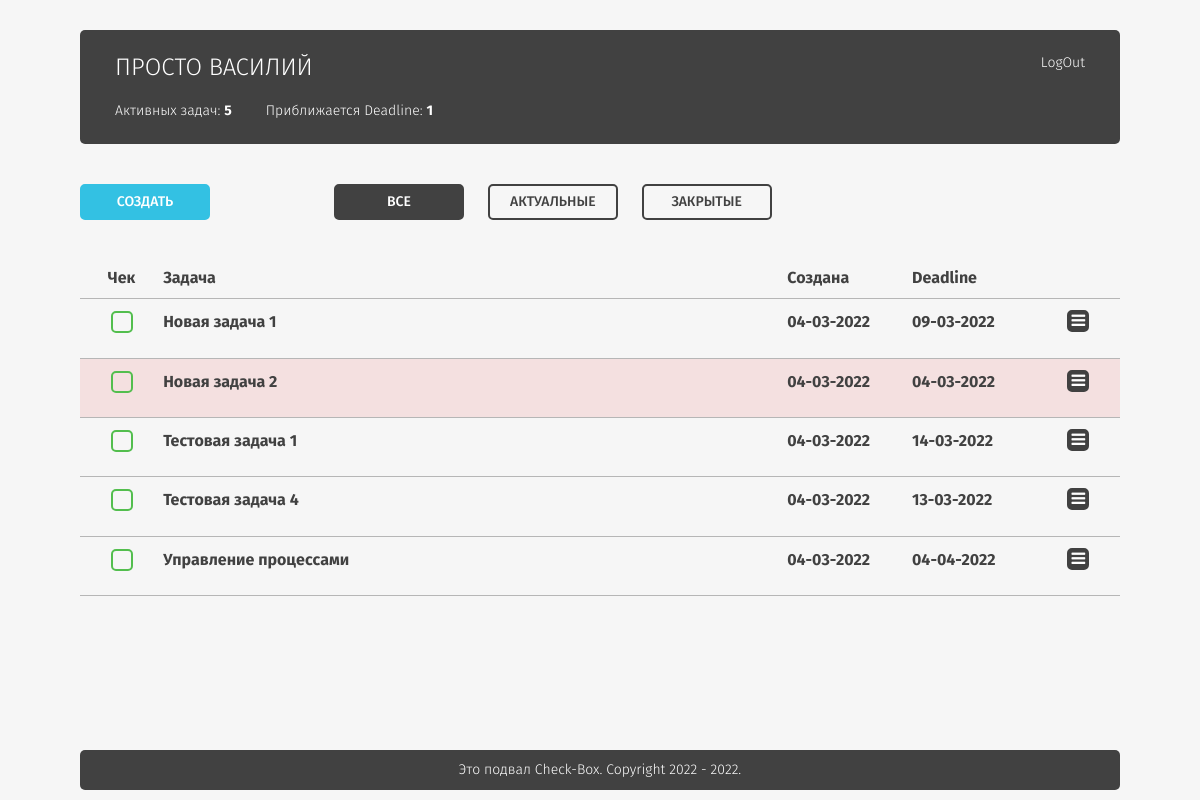
The page /index.php (signed in) on the database its author committed.
### tables this page shows
CREATE TABLE `tasks` (
  `id` int(11) NOT NULL,
  `uid` int(11) NOT NULL,
  `title` mediumtext NOT NULL,
  `description` longtext,
  `daytime` int(11) NOT NULL,
  `deadline` int(11) NOT NULL,
  `checked` tinyint(1) NOT NULL DEFAULT '0',
  `deleted` tinyint(1) NOT NULL DEFAULT '0'
);

### inc/lib.inc.php (called while the page is built, shortened)
<?php
function clearInt($data)
{
    return (int)(trim($data));
}
function settingsInit()
{
    if (!isset($_COOKIE['settings'])) {
        $settings = [
            'id' => uniqid(),
            'filterUsers' => 'all',
            'orderByUsers' => 'daytime',
            'filterTasks' => 'all',
            'orderByTasks' => 'daytime',
        ];
        saveSettings();
    } else {
        $settings = unserialize(base64_decode($_COOKIE['settings']));
    }
}
function selectAllTasks($currentUser, $filter = 'all', $orderByTasks = 'daytime')
{
    $str = "ORDER BY $orderByTasks";
    switch ($filter) {
        case 'all':
            $sql = "SELECT id, title, description, daytime, deadline, checked, deleted FROM tasks WHERE uid = $currentUser AND deleted != 1 $str ASC";
            break;
    }
    if (!$result = mysqli_query($GLOBALS['link'], $sql))
        return false;
    $items = mysqli_fetch_all($result, MYSQLI_ASSOC);
    return $items;
}
function tasksCount($uid)
{
    $sql = "SELECT COUNT(*) FROM tasks WHERE uid = $uid AND checked != 1 AND deleted != 1";
    if (!$result = mysqli_query($GLOBALS['link'], $sql))
        return '0';
    $count = mysqli_fetch_row($result);
    return $count[0];
}
function deadlineCount($uid)
{
    $currentTime = time();
    $sql = "SELECT COUNT(*) FROM tasks WHERE uid = $uid AND ((deadline - $currentTime) < 172800) AND checked != 1 AND deleted != 1";
    if (!$result = mysqli_query($GLOBALS['link'], $sql))
        return '0';
    $count = mysqli_fetch_row($result);
    return $count[0];
}

### inc/checktable.inc.php (the view, shortened to what this page needs)
<div class="checktable">
    <ul class="checktable__table">
        <li class="checktable__head">
            <div class="checktable__check">Чек</div>
            <div class="checktable__task"><a class="checktable__headtitle" href="inc/orderByTasks.inc.php?orderByTasks=title&ref=<?= $_SERVER['REQUEST_URI'] ?>">Задача</a></div>
            <div class="checktable__create"><a class="checktable__headtitle" href="inc/orderByTasks.inc.php?orderByTasks=daytime&ref=<?= $_SERVER['REQUEST_URI'] ?>">Создана</a></div>
            <div class="checktable__deadline"><a class="checktable__headtitle" href="inc/orderByTasks.inc.php?orderByTasks=deadline&ref=<?= $_SERVER['REQUEST_URI'] ?>">Deadline</a></div>
        </li>
        <?php
        foreach ($allTasks as $item) {
            if ($item['checked'] == true) $CheckedRow = "checktable__row-checked";
            elseif ((($item['deadline'] - time()) < 172800) && $item['checked'] != true) $CheckedRow = "checktable__row-red";
            else $CheckedRow = '';
        ?>
            <li class="checktable__row <?= $CheckedRow ?>">
                <div class="checktable__check">
                    <a href="<?= $_SERVER['REQUEST_URI'] ?>?popuptask=checktask&id=<?= $item['id'] ?>&check=<?= $item['checked'] ?>&ref=<?= $_SERVER['REQUEST_URI'] ?>" class="checkbutton">
                        <i class="fa fa-check" aria-hidden="true"></i>
                    </a>
                </div>
                <div class="checktable__task">
                    <a href="#" class="checktable__link"><?= $item['title'] ?>
                    </a>
                </div>
                <div class="checktable__create"><?= date('d-m-Y', $item['daytime']) ?></div>
                <div class="checktable__deadline"><?= date('d-m-Y', $item['deadline']) ?></div>
                <div class="checktable__func">
                    <div class="hamburger">
                        <a href="#" class="hamburger__link">
                            <i class="fa fa-bars" aria-hidden="true"></i>
                        </a>
                    </div>
                </div>
            </li>
        <?php
        }
        ?>
    </ul>
</div>

### index.php (shortened to what this page needs)
<?php
require "inc/lib.inc.php";
require "inc/config.inc.php";
$currentUser = clearInt($_SESSION['user']);
$allTasks = selectAllTasks($currentUser, $settings['filterTasks'], $settings['orderByTasks']);
?>
<!DOCTYPE html>
<html lang="ru-RU">
<head>
    <link rel="stylesheet" href="css/main.css">
</head>
<body>
    <div class="wrapper">
        <div class="maincontent">
            <?php include "inc/header.inc.php" ?>
            <main class="page-content">
                <div class="container">
                    <?php include "inc/functions.inc.php" ?>
                    <?php include "inc/checktable.inc.php" ?>
                </div>
            </main>
        </div>
    </div>
    <?php include "inc/footer.inc.php" ?>
</body>
</html>

### inc/header.inc.php
<header class="header">
    <div class="container">
        <div class="header__block">
            <div class="header__left">
                <div class="user">
                    <?= $_SESSION['currentuser'] ?>
                </div>
                <ul class="items-count">
                    <li class="items-count__item">
                        Активных задач: <a href="#" class="items-count__num"><?= tasksCount($_SESSION['user']) ?></a>
                    </li>
                    <li class="items-count__item">
                        Приближается Deadline: <a href="#" class="items-count__num"><?= deadlineCount($_SESSION['user']) ?></a>
                    </li>
                </ul>
            </div>
            <div class="header__right"><a href="<?= $_SERVER['REQUEST_URI'] ?>?logout" class="logout">LogOut</a></div>
        </div>
    </div>
</header>

### inc/functions.inc.php (shortened to what this page needs)
<div class="functions">
    <div class="functions__create">
        <a href="<?= $_SERVER['REQUEST_URI'] ?>?popuptask=create&ref=<?= $_SERVER['REQUEST_URI'] ?>" class="functions__button functions__button-blue">Создать</a>
    </div>
    <div class="functions__filter">
        <a href="inc/filterTasks.inc.php?filterTasks=all&ref=<?= $_SERVER['REQUEST_URI'] ?>" class="functions__button functions__button-grey <?php $settings['filterTasks'] == 'all' ? print('functions__button-greyactive') : '' ?>">Все</a>
        <a href="inc/filterTasks.inc.php?filterTasks=active&ref=<?= $_SERVER['REQUEST_URI'] ?>" class="functions__button functions__button-grey ">Актуальные</a>
        <a href="inc/filterTasks.inc.php?filterTasks=checked&ref=<?= $_SERVER['REQUEST_URI'] ?>" class="functions__button functions__button-grey ">Закрытые</a>
    </div>
</div>

### inc/footer.inc.php
<footer class="footer">
    <div class="container">
        <div class="footer-block">
            <div class="footer__text">Это подвал Check-Box. Copyright 2022 - <?= date('Y') ?>.</div>
        </div>
    </div>
</footer>

### rows shown on the page
tasks: title "Новая задача 1", daytime "04-03-2022", deadline "09-03-2022"
tasks: title "Новая задача 2", daytime "04-03-2022", deadline "04-03-2022"
tasks: title "Тестовая задача 1", daytime "04-03-2022", deadline "14-03-2022"
tasks: title "Тестовая задача 4", daytime "04-03-2022", deadline "13-03-2022"
tasks: title "Управление процессами", daytime "04-03-2022", deadline "04-04-2022"

### other values the page prints
$_SESSION['currentuser'] "ПРОСТО ВАСИЛИЙ"
tasksCount($_SESSION['user']) "5"
deadlineCount($_SESSION['user']) "1"
